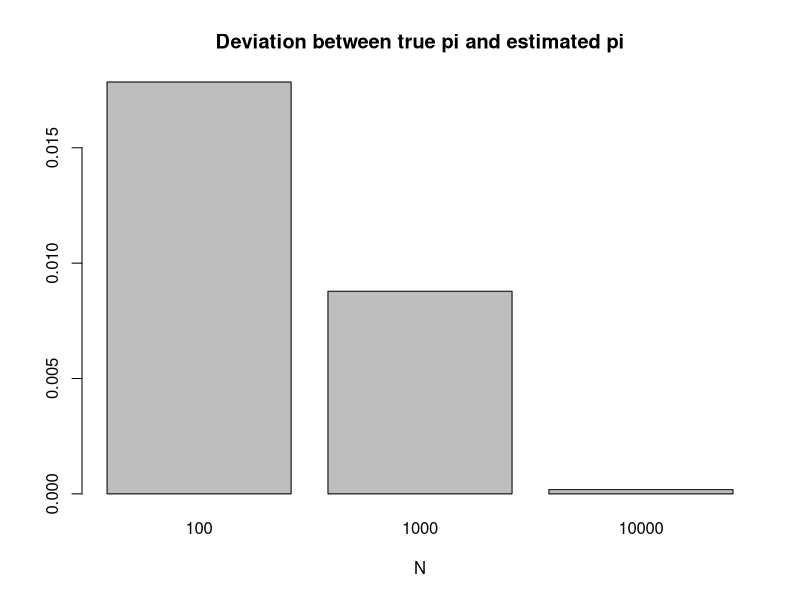

Here is the R script that generated this plot:

#' Exercise 8
#' A long needle of length L much bigger than 1 is
#' dropped on a grid with horizontal and vertical
#' lines one unit apart.
#' We will see that the average number a of lines
#' crossed is approximately
#'     a = 4*L / pi
#' This program estimate pi by the formula.

L = 100
N = c(100, 1000, 10000)
est_pi = rep(0, length(N))
for (i in 1:length(N)) {
  n = N[i]
  theta_data = runif(n) * pi / 2 # angle of needles
  cross_num = L*sin(theta_data) + L*cos(theta_data)
  est_pi[i] = (4*L) / (mean(cross_num))
}

par(mfrow=c(1,1))
barplot(sqrt((pi-est_pi)^2), main='Deviation between true pi and estimated pi',
        xlab='N', names.arg=N)
